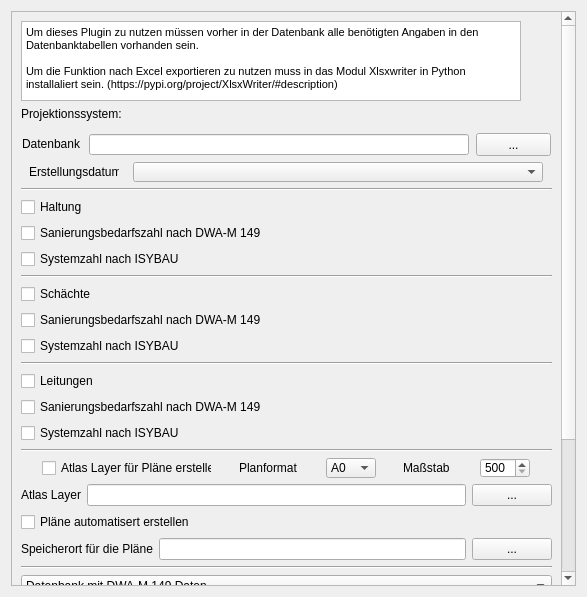
<?xml version="1.0" encoding="UTF-8"?>
<ui version="4.0">
 <class>sanierungsbedarfszahlDialogBase</class>
 <widget class="QDialog" name="sanierungsbedarfszahlDialogBase">
  <property name="geometry">
   <rect>
    <x>0</x>
    <y>0</y>
    <width>587</width>
    <height>597</height>
   </rect>
  </property>
  <property name="windowTitle">
   <string>Sanierungsbedarfszahl</string>
  </property>
  <property name="windowIcon">
   <iconset>
    <normaloff>../../QKan.png</normaloff>../../QKan.png</iconset>
  </property>
  <layout class="QVBoxLayout" name="verticalLayout_3">
   <item>
    <widget class="QScrollArea" name="scrollArea">
     <property name="widgetResizable">
      <bool>true</bool>
     </property>
     <widget class="QWidget" name="scrollAreaWidgetContents">
      <property name="geometry">
       <rect>
        <x>0</x>
        <y>0</y>
        <width>553</width>
        <height>855</height>
       </rect>
      </property>
      <layout class="QVBoxLayout" name="verticalLayout">
       <item>
        <widget class="QTextBrowser" name="textBrowser">
         <property name="minimumSize">
          <size>
           <width>500</width>
           <height>80</height>
          </size>
         </property>
         <property name="maximumSize">
          <size>
           <width>500</width>
           <height>80</height>
          </size>
         </property>
         <property name="html">
          <string>&lt;!DOCTYPE HTML PUBLIC &quot;-//W3C//DTD HTML 4.0//EN&quot; &quot;http://www.w3.org/TR/REC-html40/strict.dtd&quot;&gt;
&lt;html&gt;&lt;head&gt;&lt;meta name=&quot;qrichtext&quot; content=&quot;1&quot; /&gt;&lt;style type=&quot;text/css&quot;&gt;
p, li { white-space: pre-wrap; }
&lt;/style&gt;&lt;/head&gt;&lt;body style=&quot; font-family:'MS Shell Dlg 2'; font-size:7.8pt; font-weight:400; font-style:normal;&quot;&gt;
&lt;p style=&quot; margin-top:0px; margin-bottom:0px; margin-left:0px; margin-right:0px; -qt-block-indent:0; text-indent:0px;&quot;&gt;&lt;span style=&quot; font-size:8.25pt;&quot;&gt;Um dieses Plugin zu nutzen müssen vorher in der Datenbank alle benötigten Angaben in den Datenbanktabellen vorhanden sein. &lt;/span&gt;&lt;/p&gt;
&lt;p style=&quot;-qt-paragraph-type:empty; margin-top:0px; margin-bottom:0px; margin-left:0px; margin-right:0px; -qt-block-indent:0; text-indent:0px; font-size:8.25pt;&quot;&gt;&lt;br /&gt;&lt;/p&gt;
&lt;p style=&quot; margin-top:0px; margin-bottom:0px; margin-left:0px; margin-right:0px; -qt-block-indent:0; text-indent:0px;&quot;&gt;&lt;span style=&quot; font-size:8.25pt;&quot;&gt;Um die Funktion nach Excel exportieren zu nutzen muss in das Modul Xlsxwriter in Python installaliert sein. (https://pypi.org/project/XlsxWriter/#description)&lt;/span&gt;&lt;/p&gt;&lt;/body&gt;&lt;/html&gt;</string>
         </property>
        </widget>
       </item>
       <item>
        <layout class="QVBoxLayout" name="verticalLayout_2">
         <item>
          <widget class="QLabel" name="label_8">
           <property name="font">
            <font>
             <family>Tahoma</family>
             <weight>50</weight>
             <bold>false</bold>
            </font>
           </property>
           <property name="text">
            <string>Projektionssystem:</string>
           </property>
           <property name="alignment">
            <set>Qt::AlignLeading|Qt::AlignLeft|Qt::AlignVCenter</set>
           </property>
          </widget>
         </item>
         <item>
          <widget class="QgsProjectionSelectionWidget" name="epsg"/>
         </item>
        </layout>
       </item>
       <item>
        <layout class="QHBoxLayout" name="horizontalLayout_3">
         <item>
          <widget class="QLabel" name="label">
           <property name="minimumSize">
            <size>
             <width>60</width>
             <height>20</height>
            </size>
           </property>
           <property name="maximumSize">
            <size>
             <width>60</width>
             <height>20</height>
            </size>
           </property>
           <property name="text">
            <string>Datenbank</string>
           </property>
          </widget>
         </item>
         <item>
          <widget class="QLineEdit" name="db">
           <property name="minimumSize">
            <size>
             <width>380</width>
             <height>20</height>
            </size>
           </property>
           <property name="maximumSize">
            <size>
             <width>300</width>
             <height>21</height>
            </size>
           </property>
          </widget>
         </item>
         <item>
          <widget class="QPushButton" name="pushButton">
           <property name="minimumSize">
            <size>
             <width>75</width>
             <height>23</height>
            </size>
           </property>
           <property name="maximumSize">
            <size>
             <width>75</width>
             <height>23</height>
            </size>
           </property>
           <property name="text">
            <string>...</string>
           </property>
          </widget>
         </item>
        </layout>
       </item>
       <item>
        <layout class="QHBoxLayout" name="horizontalLayout_2">
         <item>
          <widget class="QLabel" name="label_2">
           <property name="minimumSize">
            <size>
             <width>90</width>
             <height>20</height>
            </size>
           </property>
           <property name="maximumSize">
            <size>
             <width>90</width>
             <height>20</height>
            </size>
           </property>
           <property name="text">
            <string>Erstellungsdatum</string>
           </property>
          </widget>
         </item>
         <item>
          <widget class="QComboBox" name="date">
           <property name="minimumSize">
            <size>
             <width>400</width>
             <height>20</height>
            </size>
           </property>
           <property name="maximumSize">
            <size>
             <width>410</width>
             <height>21</height>
            </size>
           </property>
          </widget>
         </item>
        </layout>
       </item>
       <item>
        <widget class="Line" name="line">
         <property name="orientation">
          <enum>Qt::Horizontal</enum>
         </property>
        </widget>
       </item>
       <item>
        <widget class="QCheckBox" name="checkBox_3">
         <property name="text">
          <string>Haltung</string>
         </property>
        </widget>
       </item>
       <item>
        <widget class="QCheckBox" name="checkBox">
         <property name="text">
          <string>Sanierungsbedarfszahl nach DWA-M 149</string>
         </property>
        </widget>
       </item>
       <item>
        <widget class="QCheckBox" name="checkBox_2">
         <property name="text">
          <string>Systemzahl nach ISYBAU</string>
         </property>
        </widget>
       </item>
       <item>
        <widget class="Line" name="line_2">
         <property name="orientation">
          <enum>Qt::Horizontal</enum>
         </property>
        </widget>
       </item>
       <item>
        <widget class="QCheckBox" name="checkBox_5">
         <property name="text">
          <string>Schächte</string>
         </property>
        </widget>
       </item>
       <item>
        <widget class="QCheckBox" name="checkBox_4">
         <property name="text">
          <string>Sanierungsbedarfszahl nach DWA-M 149</string>
         </property>
        </widget>
       </item>
       <item>
        <widget class="QCheckBox" name="checkBox_6">
         <property name="text">
          <string>Systemzahl nach ISYBAU</string>
         </property>
        </widget>
       </item>
       <item>
        <widget class="Line" name="line_3">
         <property name="orientation">
          <enum>Qt::Horizontal</enum>
         </property>
        </widget>
       </item>
       <item>
        <widget class="QCheckBox" name="checkBox_14">
         <property name="text">
          <string>Leitungen</string>
         </property>
        </widget>
       </item>
       <item>
        <widget class="QCheckBox" name="checkBox_12">
         <property name="text">
          <string>Sanierungsbedarfszahl nach DWA-M 149</string>
         </property>
        </widget>
       </item>
       <item>
        <widget class="QCheckBox" name="checkBox_13">
         <property name="text">
          <string>Systemzahl nach ISYBAU</string>
         </property>
        </widget>
       </item>
       <item>
        <widget class="Line" name="line_5">
         <property name="orientation">
          <enum>Qt::Horizontal</enum>
         </property>
        </widget>
       </item>
       <item>
        <layout class="QHBoxLayout" name="horizontalLayout">
         <item>
          <widget class="QCheckBox" name="checkBox_7">
           <property name="minimumSize">
            <size>
             <width>170</width>
             <height>20</height>
            </size>
           </property>
           <property name="maximumSize">
            <size>
             <width>170</width>
             <height>20</height>
            </size>
           </property>
           <property name="text">
            <string>Atlas Layer für Pläne erstellen</string>
           </property>
          </widget>
         </item>
         <item>
          <widget class="QLabel" name="label_5">
           <property name="minimumSize">
            <size>
             <width>60</width>
             <height>20</height>
            </size>
           </property>
           <property name="maximumSize">
            <size>
             <width>60</width>
             <height>20</height>
            </size>
           </property>
           <property name="text">
            <string>Planformat</string>
           </property>
          </widget>
         </item>
         <item>
          <widget class="QComboBox" name="comboBox_2">
           <property name="minimumSize">
            <size>
             <width>50</width>
             <height>20</height>
            </size>
           </property>
           <property name="maximumSize">
            <size>
             <width>50</width>
             <height>20</height>
            </size>
           </property>
           <item>
            <property name="text">
             <string>A0</string>
            </property>
           </item>
           <item>
            <property name="text">
             <string>A1</string>
            </property>
           </item>
           <item>
            <property name="text">
             <string>A2</string>
            </property>
           </item>
           <item>
            <property name="text">
             <string>A3</string>
            </property>
           </item>
          </widget>
         </item>
         <item>
          <widget class="QLabel" name="label_4">
           <property name="minimumSize">
            <size>
             <width>50</width>
             <height>20</height>
            </size>
           </property>
           <property name="maximumSize">
            <size>
             <width>50</width>
             <height>20</height>
            </size>
           </property>
           <property name="text">
            <string>Maßstab</string>
           </property>
          </widget>
         </item>
         <item>
          <widget class="QSpinBox" name="spinBox">
           <property name="minimumSize">
            <size>
             <width>50</width>
             <height>20</height>
            </size>
           </property>
           <property name="maximumSize">
            <size>
             <width>50</width>
             <height>20</height>
            </size>
           </property>
           <property name="minimum">
            <number>500</number>
           </property>
           <property name="maximum">
            <number>10000</number>
           </property>
           <property name="singleStep">
            <number>100</number>
           </property>
          </widget>
         </item>
        </layout>
       </item>
       <item>
        <layout class="QHBoxLayout" name="horizontalLayout_4">
         <item>
          <widget class="QLabel" name="label_6">
           <property name="text">
            <string>Atlas Layer</string>
           </property>
          </widget>
         </item>
         <item>
          <widget class="QLineEdit" name="atlas">
           <property name="text">
            <string/>
           </property>
          </widget>
         </item>
         <item>
          <widget class="QPushButton" name="pushButton_3">
           <property name="text">
            <string>...</string>
           </property>
          </widget>
         </item>
        </layout>
       </item>
       <item>
        <widget class="QCheckBox" name="checkBox_8">
         <property name="text">
          <string>Pläne automatisert erstellen</string>
         </property>
        </widget>
       </item>
       <item>
        <layout class="QHBoxLayout" name="horizontalLayout_5">
         <item>
          <widget class="QLabel" name="label_3">
           <property name="text">
            <string>Speicherort für die Pläne</string>
           </property>
          </widget>
         </item>
         <item>
          <widget class="QLineEdit" name="speicher">
           <property name="text">
            <string/>
           </property>
          </widget>
         </item>
         <item>
          <widget class="QPushButton" name="pushButton_2">
           <property name="text">
            <string>...</string>
           </property>
          </widget>
         </item>
        </layout>
       </item>
       <item>
        <widget class="Line" name="line_4">
         <property name="orientation">
          <enum>Qt::Horizontal</enum>
         </property>
        </widget>
       </item>
       <item>
        <widget class="QComboBox" name="comboBox_4">
         <item>
          <property name="text">
           <string>Datenbank mit DWA-M 149 Daten</string>
          </property>
         </item>
         <item>
          <property name="text">
           <string>Datenbank mit ISYBAU Daten</string>
          </property>
         </item>
        </widget>
       </item>
       <item>
        <widget class="QCheckBox" name="checkBox_9">
         <property name="text">
          <string>Haltungsdaten nach Excel exportieren</string>
         </property>
        </widget>
       </item>
       <item>
        <widget class="QCheckBox" name="checkBox_10">
         <property name="text">
          <string>Schachtdaten nach Excel exportieren</string>
         </property>
        </widget>
       </item>
       <item>
        <widget class="QCheckBox" name="checkBox_11">
         <property name="text">
          <string>Leitungsdaten nach Excel exportieren</string>
         </property>
        </widget>
       </item>
       <item>
        <widget class="QComboBox" name="comboBox_3">
         <item>
          <property name="text">
           <string>Alle Daten in ein Excel Tabellenblatt</string>
          </property>
         </item>
         <item>
          <property name="text">
           <string>Für jede Haltung/Schacht ein eigenes Excel Tabellenblatt</string>
          </property>
         </item>
        </widget>
       </item>
       <item>
        <layout class="QHBoxLayout" name="horizontalLayout_6">
         <item>
          <widget class="QLabel" name="label_7">
           <property name="text">
            <string>Speicherort für die Excel-Dateien</string>
           </property>
          </widget>
         </item>
         <item>
          <widget class="QLineEdit" name="speicher2">
           <property name="text">
            <string/>
           </property>
          </widget>
         </item>
         <item>
          <widget class="QPushButton" name="pushButton_4">
           <property name="text">
            <string>...</string>
           </property>
          </widget>
         </item>
        </layout>
       </item>
       <item>
        <widget class="QDialogButtonBox" name="button_box">
         <property name="font">
          <font>
           <weight>75</weight>
           <bold>true</bold>
          </font>
         </property>
         <property name="orientation">
          <enum>Qt::Horizontal</enum>
         </property>
         <property name="standardButtons">
          <set>QDialogButtonBox::Cancel|QDialogButtonBox::Help|QDialogButtonBox::Ok</set>
         </property>
         <property name="centerButtons">
          <bool>true</bool>
         </property>
        </widget>
       </item>
      </layout>
     </widget>
    </widget>
   </item>
  </layout>
 </widget>
 <customwidgets>
  <customwidget>
   <class>QgsProjectionSelectionWidget</class>
   <extends>QWidget</extends>
   <header>qgsprojectionselectionwidget.h</header>
  </customwidget>
 </customwidgets>
 <resources/>
 <connections>
  <connection>
   <sender>button_box</sender>
   <signal>accepted()</signal>
   <receiver>sanierungsbedarfszahlDialogBase</receiver>
   <slot>accept()</slot>
   <hints>
    <hint type="sourcelabel">
     <x>20</x>
     <y>20</y>
    </hint>
    <hint type="destinationlabel">
     <x>20</x>
     <y>20</y>
    </hint>
   </hints>
  </connection>
  <connection>
   <sender>button_box</sender>
   <signal>rejected()</signal>
   <receiver>sanierungsbedarfszahlDialogBase</receiver>
   <slot>reject()</slot>
   <hints>
    <hint type="sourcelabel">
     <x>20</x>
     <y>20</y>
    </hint>
    <hint type="destinationlabel">
     <x>20</x>
     <y>20</y>
    </hint>
   </hints>
  </connection>
 </connections>
</ui>
